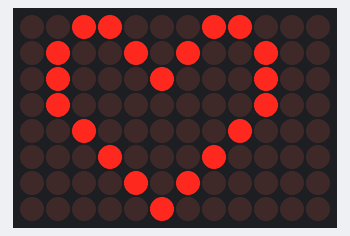
A program run on a simulated Arduino Uno, built with avr-gcc and run on an emulated ATmega328P. On the bench: 12×8 LED matrix.

Above: at 0.1 s.
At 0.65 s:
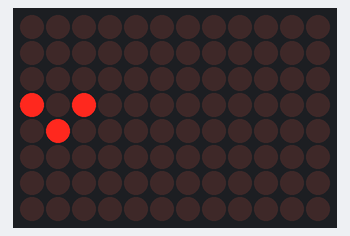

The program:

main.cpp
```cpp
#include <Arduino.h>
#include "Arduino_LED_Matrix.h"

ArduinoLEDMatrix matrix;

// Quadro 1: Coração Grande
const uint32_t heart_big[] = {
    0x3184a444,
    0x44042081,
    0x100a0040
};

// Quadro 2: Coração Pequeno (para dar o efeito de contração)
const uint32_t heart_small[] = {
    0x00000000,
    0x0a004000,
    0x00000000
};

void setup() {
  Serial.begin(115200);
  matrix.begin();
}

void loop() {
  // Mostra o coração grande
  matrix.loadFrame(heart_big);
  delay(500); // Fica cheio por meio segundo

  // Mostra o coração pequeno (contração)
  matrix.loadFrame(heart_small);
  delay(300); // Fica pequeno por 0.3 segundos
}
```
